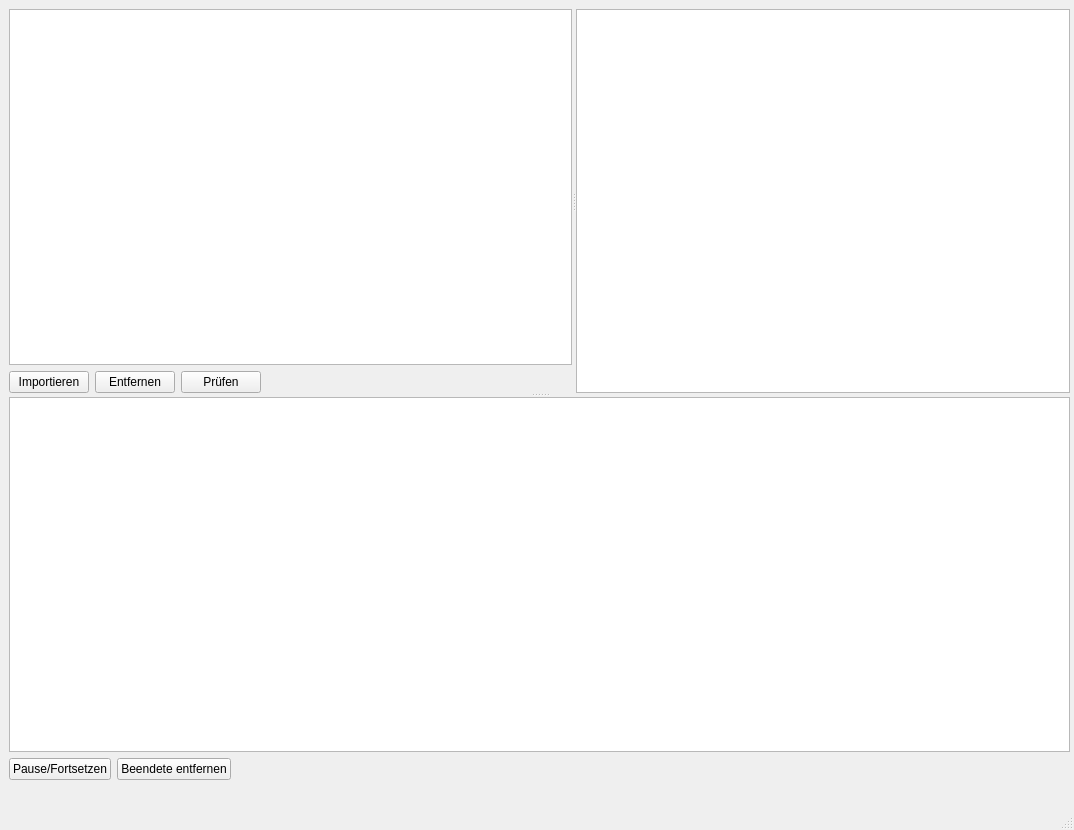
<?xml version="1.0" encoding="UTF-8"?>
<ui version="4.0">
 <class>MainWindow</class>
 <widget class="QMainWindow" name="MainWindow">
  <property name="geometry">
   <rect>
    <x>0</x>
    <y>0</y>
    <width>1074</width>
    <height>830</height>
   </rect>
  </property>
  <property name="mouseTracking">
   <bool>false</bool>
  </property>
  <property name="windowTitle">
   <string>MainWindow</string>
  </property>
  <widget class="QWidget" name="centralwidget">
   <property name="mouseTracking">
    <bool>false</bool>
   </property>
   <widget class="QSplitter" name="splitter_2">
    <property name="geometry">
     <rect>
      <x>9</x>
      <y>9</y>
      <width>1061</width>
      <height>771</height>
     </rect>
    </property>
    <property name="orientation">
     <enum>Qt::Vertical</enum>
    </property>
    <widget class="QSplitter" name="splitter">
     <property name="orientation">
      <enum>Qt::Horizontal</enum>
     </property>
     <widget class="QWidget" name="layoutWidget">
      <layout class="QVBoxLayout" name="verticalLayout">
       <item>
        <widget class="QTreeView" name="treeView">
         <property name="sizePolicy">
          <sizepolicy hsizetype="Expanding" vsizetype="Expanding">
           <horstretch>0</horstretch>
           <verstretch>0</verstretch>
          </sizepolicy>
         </property>
         <property name="mouseTracking">
          <bool>false</bool>
         </property>
         <attribute name="headerStretchLastSection">
          <bool>false</bool>
         </attribute>
        </widget>
       </item>
       <item>
        <layout class="QHBoxLayout" name="horizontalLayout">
         <item>
          <widget class="QPushButton" name="button_import">
           <property name="text">
            <string>Importieren</string>
           </property>
          </widget>
         </item>
         <item>
          <widget class="QPushButton" name="buttom_remove">
           <property name="text">
            <string>Entfernen</string>
           </property>
          </widget>
         </item>
         <item>
          <widget class="QPushButton" name="button_check">
           <property name="text">
            <string>Prüfen</string>
           </property>
          </widget>
         </item>
         <item>
          <spacer name="horizontalSpacer">
           <property name="orientation">
            <enum>Qt::Horizontal</enum>
           </property>
           <property name="sizeHint" stdset="0">
            <size>
             <width>40</width>
             <height>20</height>
            </size>
           </property>
          </spacer>
         </item>
        </layout>
       </item>
      </layout>
     </widget>
     <widget class="QTextEdit" name="textEdit">
      <property name="sizePolicy">
       <sizepolicy hsizetype="Expanding" vsizetype="Expanding">
        <horstretch>0</horstretch>
        <verstretch>0</verstretch>
       </sizepolicy>
      </property>
     </widget>
    </widget>
    <widget class="QWidget" name="verticalLayoutWidget">
     <layout class="QVBoxLayout" name="verticalLayout_2">
      <item>
       <widget class="QTableWidget" name="table_actions">
        <property name="selectionMode">
         <enum>QAbstractItemView::SingleSelection</enum>
        </property>
        <property name="selectionBehavior">
         <enum>QAbstractItemView::SelectRows</enum>
        </property>
       </widget>
      </item>
      <item>
       <layout class="QHBoxLayout" name="horizontalLayout_2">
        <item>
         <widget class="QPushButton" name="button_pause">
          <property name="text">
           <string>Pause/Fortsetzen</string>
          </property>
         </widget>
        </item>
        <item>
         <widget class="QPushButton" name="button_clear">
          <property name="text">
           <string>Beendete entfernen</string>
          </property>
         </widget>
        </item>
        <item>
         <spacer name="horizontalSpacer_2">
          <property name="orientation">
           <enum>Qt::Horizontal</enum>
          </property>
          <property name="sizeHint" stdset="0">
           <size>
            <width>40</width>
            <height>20</height>
           </size>
          </property>
         </spacer>
        </item>
       </layout>
      </item>
     </layout>
    </widget>
   </widget>
  </widget>
  <widget class="QMenuBar" name="menubar">
   <property name="geometry">
    <rect>
     <x>0</x>
     <y>0</y>
     <width>1074</width>
     <height>22</height>
    </rect>
   </property>
  </widget>
  <widget class="QStatusBar" name="statusbar"/>
 </widget>
 <resources/>
 <connections/>
</ui>
